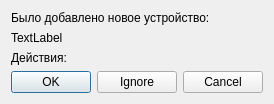
<?xml version="1.0" encoding="UTF-8"?>
<ui version="4.0">
 <class>NewDeviceDialog</class>
 <widget class="QDialog" name="NewDeviceDialog">
  <property name="geometry">
   <rect>
    <x>0</x>
    <y>0</y>
    <width>255</width>
    <height>98</height>
   </rect>
  </property>
  <property name="windowTitle">
   <string>Dialog</string>
  </property>
  <layout class="QVBoxLayout" name="verticalLayout">
   <item>
    <widget class="QLabel" name="label">
     <property name="text">
      <string>Было добавлено новое устройство:</string>
     </property>
    </widget>
   </item>
   <item>
    <widget class="QLabel" name="deviceLabel">
     <property name="text">
      <string>TextLabel</string>
     </property>
    </widget>
   </item>
   <item>
    <widget class="QLabel" name="label_2">
     <property name="text">
      <string>Действия:</string>
     </property>
    </widget>
   </item>
   <item>
    <widget class="QDialogButtonBox" name="buttonBox">
     <property name="orientation">
      <enum>Qt::Horizontal</enum>
     </property>
     <property name="standardButtons">
      <set>QDialogButtonBox::Cancel|QDialogButtonBox::Ignore|QDialogButtonBox::Ok</set>
     </property>
     <property name="centerButtons">
      <bool>true</bool>
     </property>
    </widget>
   </item>
  </layout>
 </widget>
 <resources/>
 <connections>
  <connection>
   <sender>buttonBox</sender>
   <signal>accepted()</signal>
   <receiver>NewDeviceDialog</receiver>
   <slot>accept()</slot>
   <hints>
    <hint type="sourcelabel">
     <x>248</x>
     <y>254</y>
    </hint>
    <hint type="destinationlabel">
     <x>157</x>
     <y>274</y>
    </hint>
   </hints>
  </connection>
  <connection>
   <sender>buttonBox</sender>
   <signal>rejected()</signal>
   <receiver>NewDeviceDialog</receiver>
   <slot>reject()</slot>
   <hints>
    <hint type="sourcelabel">
     <x>316</x>
     <y>260</y>
    </hint>
    <hint type="destinationlabel">
     <x>286</x>
     <y>274</y>
    </hint>
   </hints>
  </connection>
 </connections>
</ui>
